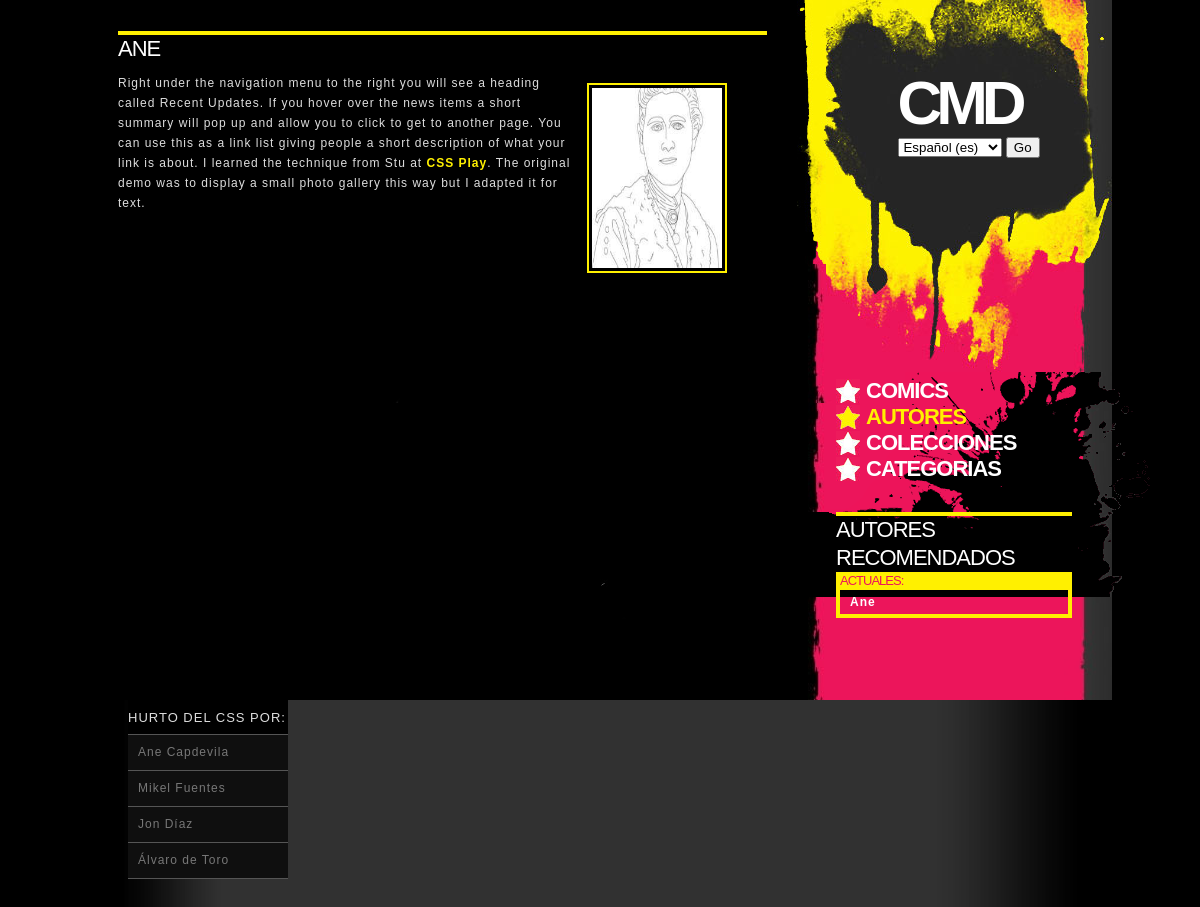
Before: /appLibreria/autores/ with the older database file.
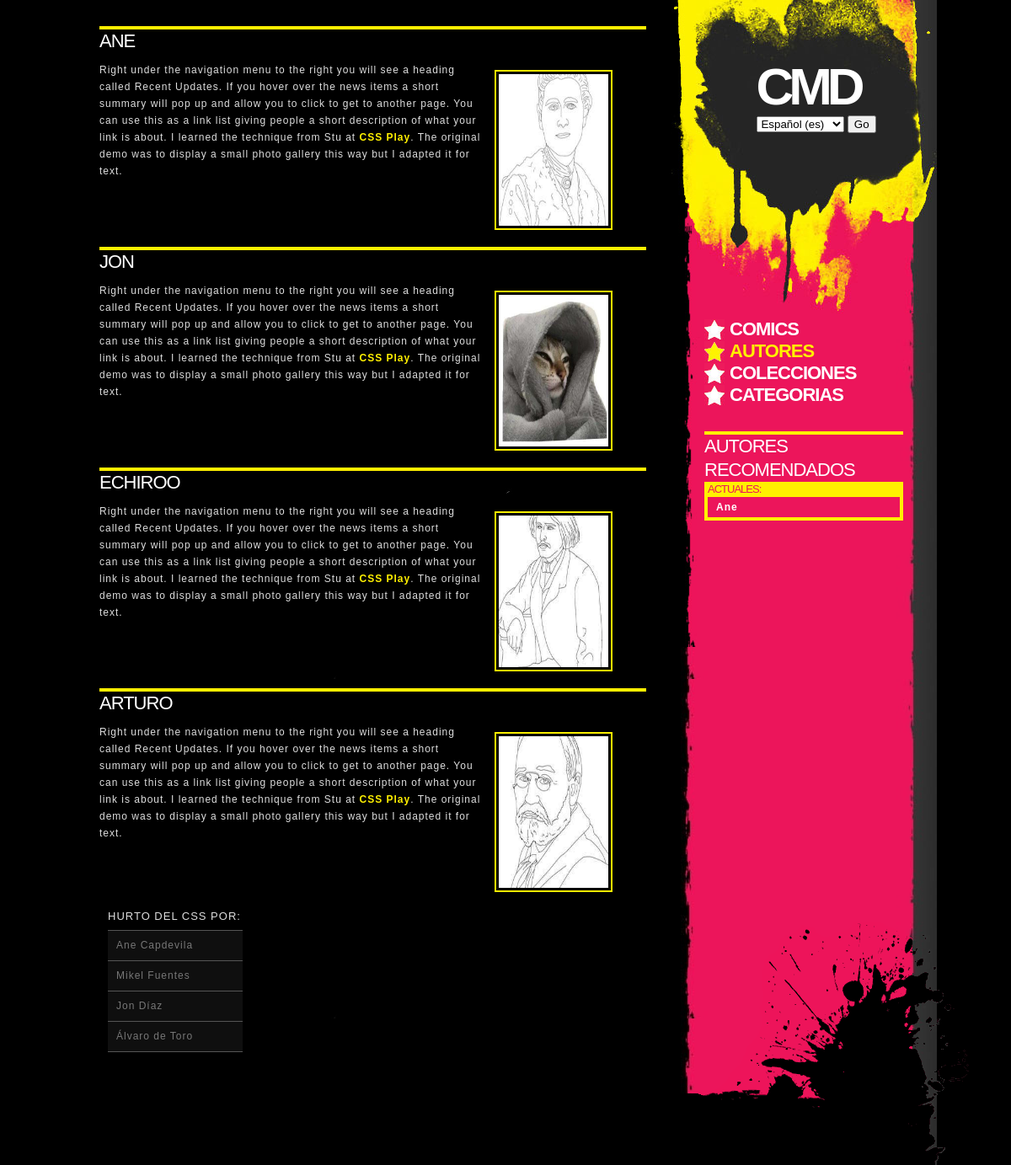
After: the same page with the newer database file.
### appLibreria/models.py (models this page shows, shortened)
class Autor(models.Model):
    nombre = models.CharField(max_length=25)
    apellido = models.CharField(max_length=25)
    anyoNacimiento = models.IntegerField()
    def get_absolute_url(self):
        return reverse('autorDetail', args=[str(self.pk)])

### appLibreria/views.py (the view)
# urls.py: path('autores/', AutorList.as_view(), name='autorList'),
class AutorList(ListView):
	template_name = 'autorList.html'
	model = Autor

### appLibreria/templates/autorList.html (shortened to what this page needs)
{% extends "index.html" %}
{% load static %}
{% load i18n %}
{% block barraDer %}
<ul class="nav">
	<li><a href="/appLibreria/comics/">{% blocktrans %}Comics{% endblocktrans %}</a></li>
	<li><a class="selected" href="/appLibreria/autores/">{% blocktrans %}Autores{% endblocktrans %}</a></li>
	<li><a href="/appLibreria/colecciones/">{% blocktrans %}Colecciones{% endblocktrans %}</a></li>
	<li><a href="/appLibreria/tags/">{% blocktrans %}Categorias{% endblocktrans %}</a></li>
</ul>
<h1>{% blocktrans %}Autores Recomendados{% endblocktrans %}</h1>
<h3>{% blocktrans %}Actuales:{% endblocktrans %}</h3>
{% for autor in object_list %}
	{% if autor.anyoNacimiento >= 2000 %}
		<p class="recomendaciones"><a class="link-recomendacion" href="{{autor.get_absolute_url}}">{{ autor.nombre }}</a></p>
	{% endif %}
{% endfor %}
{% endblock barraDer %}
{% block contenido %}
	{% for autor in object_list %}
	<div class="espacio">
		<h1>{{ autor.nombre }}</h1>
		<p><a href="{{autor.get_absolute_url}}"><img src="{% static 'img/autores/'|add:autor.nombre|add:'.png' %}" alt="{{ autor.nombre }}" class="responsive-img r_blog" /></a>Right under the navigation menu to the right you will see a heading called Recent Updates. If you hover over the news items a short summary will pop up and allow you to click to get to another page. You can use this as a link list giving people a short description of what your link is about. I learned the technique from Stu at <a href="http://www.cssplay.co.uk/">CSS Play</a>. The original demo was to display a small photo gallery this way but I adapted it for text.</p>
	</div>
	{% endfor %}
{% endblock contenido %}

Changed rows visible on the page:
added Autor: nombre "JON", shows a picture
added Autor: nombre "ECHIROO", nombre (picture)
added Autor: nombre "ARTURO", nombre (picture)
